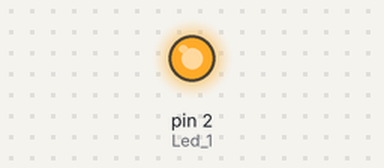
Bench run of a sketch on a simulated Arduino Uno, built with avr-gcc and run on an emulated ATmega328P. Parts: output pins drawn as LEDs (lit = HIGH).

Above: at 0.15 s.
At 38.6 s:
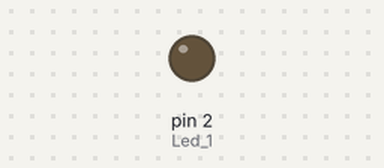
Timing chart, 0 to 40.0 s (numbered marks = the images above):
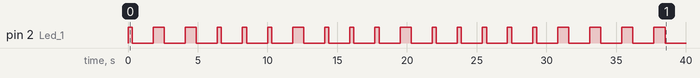

Measured:
- by itself, pin 2 (Led_1): LOW → HIGH at 0.00 s, → LOW 0.30 s later, → HIGH 1.5 s later, → LOW 0.80 s later, … (40 changes in this stretch)

The sketch:

code.ino
```cpp
/*
	Projeto: Funções
    Cliente: SENAI-Timbó
    Projetista: William Colasso Pereira
    Data: 12/06/2024

    Resumo: Um programa para mostrar como declarar uma função

*/

#define Led_1 2 //Define a localização do LED
#define tempo_Ponto 300		 		//O tempo de espera de um ponto
#define tempo_Traco 800				//O tempo de espera de um traço
#define tempo_Intervalo 1500		//O tempo de espera de uma letra
#define tempo_Retransmissao 3000 	//O tempo até o loop recomeçar


void setup() //Função Setup
{
 pinMode(Led_1,OUTPUT); //Define a porta 2 como saída
}

void loop() //Função de Loop De programa
{
  ponto();
  intervalo();		//Espera o tempo de um Intervalo
  traco();
  intervalo();		//Espera o tempo de um Intervalo
  traco();
  //1 ponto +2traços = 'W'

  intervalo();//Espera o tempo de um Intervalo

  ponto();
  intervalo();		//Espera o tempo de um Intervalo
  ponto();
  //2 Pontos = i

  intervalo();

  ponto();
  intervalo();		//Espera o tempo de um Intervalo
  traco();
  intervalo();		//Espera o tempo de um Intervalo
   ponto();
  intervalo();		//Espera o tempo de um Intervalo
   ponto();
  //l= .-..
  intervalo();		//Espera o tempo de um Intervalo

  ponto();
  intervalo();		//Espera o tempo de um Intervalo
  traco();
  intervalo();		//Espera o tempo de um Intervalo
   ponto();
  intervalo();		//Espera o tempo de um Intervalo
   ponto();
  //l+l = .-..+.-..

  intervalo();

  ponto();
  intervalo();		//Espera o tempo de um Intervalo
  ponto();
  //i = ..
  intervalo();

  led_A();		//Impulso Baixo na porta
  ponto();			//Espera o tempo de um Traço
  led_B();		//Impulso Baixo na porta
  intervalo();		//Espera o tempo de um Intervalo
  traco();
  //A = .-
   intervalo();

  traco();
  intervalo();		//Espera o tempo de um Intervalo
  traco();
  //m= --

  intervalo();

  traco();
  intervalo();		//Espera o tempo de um Intervalo
  ponto();
  intervalo();
  traco();
  intervalo();		//Espera o tempo de um Intervalo
  ponto();
  //C= -.-.

   intervalo();

  traco();
  intervalo();		//Espera o tempo de um Intervalo
  traco();
  intervalo();		//Espera o tempo de um Intervalo
  traco();

  intervalo();		//Espera o tempo de um Intervalo
  //O= ---

  ponto();
  intervalo();		//Espera o tempo de um Intervalo
  traco();
  intervalo();		//Espera o tempo de um Intervalo
   ponto();
  intervalo();		//Espera o tempo de um Intervalo
   ponto();
  //l= .-..

  intervalo();		//Espera o tempo de um Intervalo

  ponto();
  intervalo();		//Espera o tempo de um Intervalo
  traco();
  //a = .-
  intervalo();		//Espera o tempo de um Intervalo

  ponto();
  intervalo();		//Espera o tempo de um Intervalo
   ponto();
  intervalo();		//Espera o tempo de um Intervalo
   ponto();
  //s= ...

  intervalo();		//Espera o tempo de um Intervalo

  ponto();
  intervalo();		//Espera o tempo de um Intervalo
   ponto();
  intervalo();		//Espera o tempo de um Intervalo
   ponto();
  //s= ...

  intervalo();		//Espera o tempo de um Intervalo

  traco();
  intervalo();		//Espera o tempo de um Intervalo
  traco();
  intervalo();		//Espera o tempo de um Intervalo
  traco();

  intervalo();		//Espera o tempo de um Intervalo
  //O= ---

  delay(tempo_Retransmissao); //Espera o tempo de retransmissão

}
void ponto(){
	led_A();		//Impulso Alto na porta
  	delay(tempo_Ponto); 			//Espera o tempo de um ponto
  	led_B();		//Impulso Baixo na porta
}

void traco(){
 	 led_A();		//Impulso Baixo na porta
  	delay(tempo_Traco);			//Espera o tempo de um Traço
  	led_B();		//Impulso Baixo na porta
}

void intervalo(){

  	delay(tempo_Intervalo);

}

void led_A(){

  	digitalWrite(Led_1,HIGH);

}

void led_B(){

  digitalWrite(Led_1,LOW);
}


//Fim da programação
```
